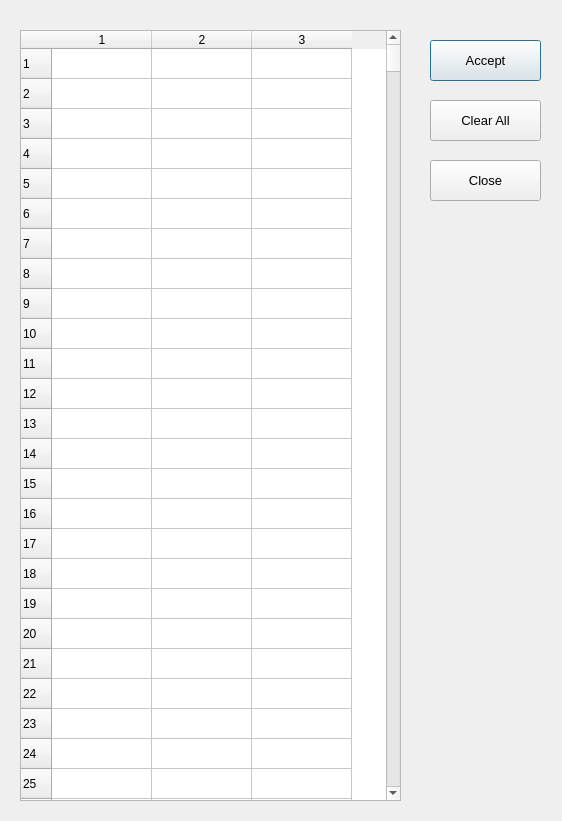
<?xml version="1.0" encoding="UTF-8"?>
<ui version="4.0">
 <class>CaliperInsertion</class>
 <widget class="QDialog" name="CaliperInsertion">
  <property name="geometry">
   <rect>
    <x>0</x>
    <y>0</y>
    <width>562</width>
    <height>821</height>
   </rect>
  </property>
  <property name="windowTitle">
   <string>Caliper Insertion</string>
  </property>
  <widget class="QTableWidget" name="csvCal_tableWidget">
   <property name="geometry">
    <rect>
     <x>20</x>
     <y>30</y>
     <width>381</width>
     <height>771</height>
    </rect>
   </property>
   <property name="rowCount">
    <number>1000</number>
   </property>
   <property name="columnCount">
    <number>3</number>
   </property>
   <row/>
   <row/>
   <row/>
   <row/>
   <row/>
   <row/>
   <row/>
   <row/>
   <row/>
   <row/>
   <row/>
   <row/>
   <row/>
   <row/>
   <row/>
   <row/>
   <row/>
   <row/>
   <row/>
   <row/>
   <row/>
   <row/>
   <row/>
   <row/>
   <row/>
   <row/>
   <row/>
   <row/>
   <row/>
   <row/>
   <row/>
   <row/>
   <row/>
   <row/>
   <row/>
   <row/>
   <row/>
   <row/>
   <row/>
   <row/>
   <row/>
   <row/>
   <row/>
   <row/>
   <row/>
   <row/>
   <row/>
   <row/>
   <row/>
   <row/>
   <row/>
   <row/>
   <row/>
   <row/>
   <row/>
   <row/>
   <row/>
   <row/>
   <row/>
   <row/>
   <row/>
   <row/>
   <row/>
   <row/>
   <row/>
   <row/>
   <row/>
   <row/>
   <row/>
   <row/>
   <row/>
   <row/>
   <row/>
   <row/>
   <row/>
   <row/>
   <row/>
   <row/>
   <row/>
   <row/>
   <row/>
   <row/>
   <row/>
   <row/>
   <row/>
   <row/>
   <row/>
   <row/>
   <row/>
   <row/>
   <row/>
   <row/>
   <row/>
   <row/>
   <row/>
   <row/>
   <row/>
   <row/>
   <row/>
   <row/>
   <row/>
   <row/>
   <row/>
   <row/>
   <row/>
   <row/>
   <row/>
   <row/>
   <row/>
   <row/>
   <row/>
   <row/>
   <row/>
   <row/>
   <row/>
   <row/>
   <row/>
   <row/>
   <row/>
   <row/>
   <row/>
   <row/>
   <row/>
   <row/>
   <row/>
   <row/>
   <row/>
   <row/>
   <row/>
   <row/>
   <row/>
   <row/>
   <row/>
   <row/>
   <row/>
   <row/>
   <row/>
   <row/>
   <row/>
   <row/>
   <row/>
   <row/>
   <row/>
   <row/>
   <row/>
   <row/>
   <row/>
   <row/>
   <row/>
   <row/>
   <row/>
   <row/>
   <row/>
   <row/>
   <row/>
   <row/>
   <row/>
   <row/>
   <row/>
   <row/>
   <row/>
   <row/>
   <row/>
   <row/>
   <row/>
   <row/>
   <row/>
   <row/>
   <row/>
   <row/>
   <row/>
   <row/>
   <row/>
   <row/>
   <row/>
   <row/>
   <row/>
   <row/>
   <row/>
   <row/>
   <row/>
   <row/>
   <row/>
   <row/>
   <row/>
   <row/>
   <row/>
   <row/>
   <row/>
   <row/>
   <row/>
   <row/>
   <row/>
   <row/>
   <row/>
   <row/>
   <row/>
   <row/>
   <row/>
   <row/>
   <row/>
   <row/>
   <row/>
   <row/>
   <row/>
   <row/>
   <row/>
   <row/>
   <row/>
   <row/>
   <row/>
   <row/>
   <row/>
   <row/>
   <row/>
   <row/>
   <row/>
   <row/>
   <row/>
   <row/>
   <row/>
   <row/>
   <row/>
   <row/>
   <row/>
   <row/>
   <row/>
   <row/>
   <row/>
   <row/>
   <row/>
   <row/>
   <row/>
   <row/>
   <row/>
   <row/>
   <row/>
   <row/>
   <row/>
   <row/>
   <row/>
   <row/>
   <row/>
   <row/>
   <row/>
   <row/>
   <row/>
   <row/>
   <row/>
   <row/>
   <row/>
   <row/>
   <row/>
   <row/>
   <row/>
   <row/>
   <row/>
   <row/>
   <row/>
   <row/>
   <row/>
   <row/>
   <row/>
   <row/>
   <row/>
   <row/>
   <row/>
   <row/>
   <row/>
   <row/>
   <row/>
   <row/>
   <row/>
   <row/>
   <row/>
   <row/>
   <row/>
   <row/>
   <row/>
   <row/>
   <row/>
   <row/>
   <row/>
   <row/>
   <row/>
   <row/>
   <row/>
   <row/>
   <row/>
   <row/>
   <row/>
   <row/>
   <row/>
   <row/>
   <row/>
   <row/>
   <row/>
   <row/>
   <row/>
   <row/>
   <row/>
   <row/>
   <row/>
   <row/>
   <row/>
   <row/>
   <row/>
   <row/>
   <row/>
   <row/>
   <row/>
   <row/>
   <row/>
   <row/>
   <row/>
   <row/>
   <row/>
   <row/>
   <row/>
   <row/>
   <row/>
   <row/>
   <row/>
   <row/>
   <row/>
   <row/>
   <row/>
   <row/>
   <row/>
   <row/>
   <row/>
   <row/>
   <row/>
   <row/>
   <row/>
   <row/>
   <row/>
   <row/>
   <row/>
   <row/>
   <row/>
   <row/>
   <row/>
   <row/>
   <row/>
   <row/>
   <row/>
   <row/>
   <row/>
   <row/>
   <row/>
   <row/>
   <row/>
   <row/>
   <row/>
   <row/>
   <row/>
   <row/>
   <row/>
   <row/>
   <row/>
   <row/>
   <row/>
   <row/>
   <row/>
   <row/>
   <row/>
   <row/>
   <row/>
   <row/>
   <row/>
   <row/>
   <row/>
   <row/>
   <row/>
   <row/>
   <row/>
   <row/>
   <row/>
   <row/>
   <row/>
   <row/>
   <row/>
   <row/>
   <row/>
   <row/>
   <row/>
   <row/>
   <row/>
   <row/>
   <row/>
   <row/>
   <row/>
   <row/>
   <row/>
   <row/>
   <row/>
   <row/>
   <row/>
   <row/>
   <row/>
   <row/>
   <row/>
   <row/>
   <row/>
   <row/>
   <row/>
   <row/>
   <row/>
   <row/>
   <row/>
   <row/>
   <row/>
   <row/>
   <row/>
   <row/>
   <row/>
   <row/>
   <row/>
   <row/>
   <row/>
   <row/>
   <row/>
   <row/>
   <row/>
   <row/>
   <row/>
   <row/>
   <row/>
   <row/>
   <row/>
   <row/>
   <row/>
   <row/>
   <row/>
   <row/>
   <row/>
   <row/>
   <row/>
   <row/>
   <row/>
   <row/>
   <row/>
   <row/>
   <row/>
   <row/>
   <row/>
   <row/>
   <row/>
   <row/>
   <row/>
   <row/>
   <row/>
   <row/>
   <row/>
   <row/>
   <row/>
   <row/>
   <row/>
   <row/>
   <row/>
   <row/>
   <row/>
   <row/>
   <row/>
   <row/>
   <row/>
   <row/>
   <row/>
   <row/>
   <row/>
   <row/>
   <row/>
   <row/>
   <row/>
   <row/>
   <row/>
   <row/>
   <row/>
   <row/>
   <row/>
   <row/>
   <row/>
   <row/>
   <row/>
   <row/>
   <row/>
   <row/>
   <row/>
   <row/>
   <row/>
   <row/>
   <row/>
   <row/>
   <row/>
   <row/>
   <row/>
   <row/>
   <row/>
   <row/>
   <row/>
   <row/>
   <row/>
   <row/>
   <row/>
   <row/>
   <row/>
   <row/>
   <row/>
   <row/>
   <row/>
   <row/>
   <row/>
   <row/>
   <row/>
   <row/>
   <row/>
   <row/>
   <row/>
   <row/>
   <row/>
   <row/>
   <row/>
   <row/>
   <row/>
   <row/>
   <row/>
   <row/>
   <row/>
   <row/>
   <row/>
   <row/>
   <row/>
   <row/>
   <row/>
   <row/>
   <row/>
   <row/>
   <row/>
   <row/>
   <row/>
   <row/>
   <row/>
   <row/>
   <row/>
   <row/>
   <row/>
   <row/>
   <row/>
   <row/>
   <row/>
   <row/>
   <row/>
   <row/>
   <row/>
   <row/>
   <row/>
   <row/>
   <row/>
   <row/>
   <row/>
   <row/>
   <row/>
   <row/>
   <row/>
   <row/>
   <row/>
   <row/>
   <row/>
   <row/>
   <row/>
   <row/>
   <row/>
   <row/>
   <row/>
   <row/>
   <row/>
   <row/>
   <row/>
   <row/>
   <row/>
   <row/>
   <row/>
   <row/>
   <row/>
   <row/>
   <row/>
   <row/>
   <row/>
   <row/>
   <row/>
   <row/>
   <row/>
   <row/>
   <row/>
   <row/>
   <row/>
   <row/>
   <row/>
   <row/>
   <row/>
   <row/>
   <row/>
   <row/>
   <row/>
   <row/>
   <row/>
   <row/>
   <row/>
   <row/>
   <row/>
   <row/>
   <row/>
   <row/>
   <row/>
   <row/>
   <row/>
   <row/>
   <row/>
   <row/>
   <row/>
   <row/>
   <row/>
   <row/>
   <row/>
   <row/>
   <row/>
   <row/>
   <row/>
   <row/>
   <row/>
   <row/>
   <row/>
   <row/>
   <row/>
   <row/>
   <row/>
   <row/>
   <row/>
   <row/>
   <row/>
   <row/>
   <row/>
   <row/>
   <row/>
   <row/>
   <row/>
   <row/>
   <row/>
   <row/>
   <row/>
   <row/>
   <row/>
   <row/>
   <row/>
   <row/>
   <row/>
   <row/>
   <row/>
   <row/>
   <row/>
   <row/>
   <row/>
   <row/>
   <row/>
   <row/>
   <row/>
   <row/>
   <row/>
   <row/>
   <row/>
   <row/>
   <row/>
   <row/>
   <row/>
   <row/>
   <row/>
   <row/>
   <row/>
   <row/>
   <row/>
   <row/>
   <row/>
   <row/>
   <row/>
   <row/>
   <row/>
   <row/>
   <row/>
   <row/>
   <row/>
   <row/>
   <row/>
   <row/>
   <row/>
   <row/>
   <row/>
   <row/>
   <row/>
   <row/>
   <row/>
   <row/>
   <row/>
   <row/>
   <row/>
   <row/>
   <row/>
   <row/>
   <row/>
   <row/>
   <row/>
   <row/>
   <row/>
   <row/>
   <row/>
   <row/>
   <row/>
   <row/>
   <row/>
   <row/>
   <row/>
   <row/>
   <row/>
   <row/>
   <row/>
   <row/>
   <row/>
   <row/>
   <row/>
   <row/>
   <row/>
   <row/>
   <row/>
   <row/>
   <row/>
   <row/>
   <row/>
   <row/>
   <row/>
   <row/>
   <row/>
   <row/>
   <row/>
   <row/>
   <row/>
   <row/>
   <row/>
   <row/>
   <row/>
   <row/>
   <row/>
   <row/>
   <row/>
   <row/>
   <row/>
   <row/>
   <row/>
   <row/>
   <row/>
   <row/>
   <row/>
   <row/>
   <row/>
   <row/>
   <row/>
   <row/>
   <row/>
   <row/>
   <row/>
   <row/>
   <row/>
   <row/>
   <row/>
   <row/>
   <row/>
   <row/>
   <row/>
   <row/>
   <row/>
   <row/>
   <row/>
   <row/>
   <row/>
   <row/>
   <row/>
   <row/>
   <row/>
   <row/>
   <row/>
   <row/>
   <row/>
   <row/>
   <row/>
   <row/>
   <row/>
   <row/>
   <row/>
   <row/>
   <row/>
   <row/>
   <row/>
   <row/>
   <row/>
   <row/>
   <row/>
   <row/>
   <row/>
   <row/>
   <row/>
   <row/>
   <row/>
   <row/>
   <row/>
   <row/>
   <row/>
   <row/>
   <row/>
   <row/>
   <row/>
   <row/>
   <row/>
   <row/>
   <row/>
   <row/>
   <row/>
   <row/>
   <row/>
   <row/>
   <row/>
   <row/>
   <row/>
   <row/>
   <row/>
   <row/>
   <row/>
   <row/>
   <row/>
   <row/>
   <row/>
   <row/>
   <row/>
   <row/>
   <row/>
   <row/>
   <row/>
   <row/>
   <row/>
   <row/>
   <row/>
   <row/>
   <row/>
   <row/>
   <row/>
   <row/>
   <row/>
   <row/>
   <row/>
   <row/>
   <row/>
   <row/>
   <row/>
   <row/>
   <row/>
   <row/>
   <row/>
   <row/>
   <row/>
   <row/>
   <row/>
   <row/>
   <row/>
   <row/>
   <row/>
   <row/>
   <row/>
   <row/>
   <row/>
   <row/>
   <row/>
   <row/>
   <row/>
   <row/>
   <row/>
   <row/>
   <row/>
   <row/>
   <row/>
   <row/>
   <row/>
   <row/>
   <row/>
   <row/>
   <row/>
   <row/>
   <row/>
   <row/>
   <row/>
   <row/>
   <row/>
   <row/>
   <row/>
   <row/>
   <row/>
   <row/>
   <row/>
   <row/>
   <row/>
   <row/>
   <row/>
   <row/>
   <row/>
   <row/>
   <row/>
   <row/>
   <row/>
   <row/>
   <row/>
   <row/>
   <row/>
   <row/>
   <row/>
   <row/>
   <row/>
   <row/>
   <row/>
   <row/>
   <row/>
   <row/>
   <row/>
   <row/>
   <row/>
   <row/>
   <row/>
   <row/>
   <row/>
   <row/>
   <row/>
   <row/>
   <row/>
   <row/>
   <row/>
   <row/>
   <row/>
   <row/>
   <row/>
   <row/>
   <row/>
   <row/>
   <row/>
   <row/>
   <row/>
   <row/>
   <row/>
   <row/>
   <row/>
   <row/>
   <row/>
   <row/>
   <row/>
   <row/>
   <row/>
   <row/>
   <row/>
   <row/>
   <row/>
   <row/>
   <row/>
   <row/>
   <row/>
   <row/>
   <row/>
   <row/>
   <row/>
   <row/>
   <row/>
   <row/>
   <row/>
   <row/>
   <row/>
   <row/>
   <row/>
   <row/>
   <row/>
   <row/>
   <row/>
   <row/>
   <row/>
   <row/>
   <row/>
   <row/>
   <row/>
   <row/>
   <row/>
   <row/>
   <row/>
   <row/>
   <row/>
   <row/>
   <row/>
   <row/>
   <column/>
   <column/>
   <column/>
  </widget>
  <widget class="QPushButton" name="csvAccept_pushButton">
   <property name="geometry">
    <rect>
     <x>430</x>
     <y>40</y>
     <width>111</width>
     <height>41</height>
    </rect>
   </property>
   <property name="font">
    <font>
     <pointsize>10</pointsize>
    </font>
   </property>
   <property name="text">
    <string>Accept</string>
   </property>
  </widget>
  <widget class="QPushButton" name="csvClose_pushButton">
   <property name="geometry">
    <rect>
     <x>430</x>
     <y>160</y>
     <width>111</width>
     <height>41</height>
    </rect>
   </property>
   <property name="font">
    <font>
     <pointsize>10</pointsize>
    </font>
   </property>
   <property name="text">
    <string>Close</string>
   </property>
  </widget>
  <widget class="QPushButton" name="csvClearAll_pushButton">
   <property name="geometry">
    <rect>
     <x>430</x>
     <y>100</y>
     <width>111</width>
     <height>41</height>
    </rect>
   </property>
   <property name="font">
    <font>
     <pointsize>10</pointsize>
    </font>
   </property>
   <property name="text">
    <string>Clear All</string>
   </property>
  </widget>
 </widget>
 <resources/>
 <connections>
  <connection>
   <sender>csvClose_pushButton</sender>
   <signal>clicked()</signal>
   <receiver>CaliperInsertion</receiver>
   <slot>close()</slot>
   <hints>
    <hint type="sourcelabel">
     <x>485</x>
     <y>180</y>
    </hint>
    <hint type="destinationlabel">
     <x>280</x>
     <y>410</y>
    </hint>
   </hints>
  </connection>
 </connections>
</ui>
